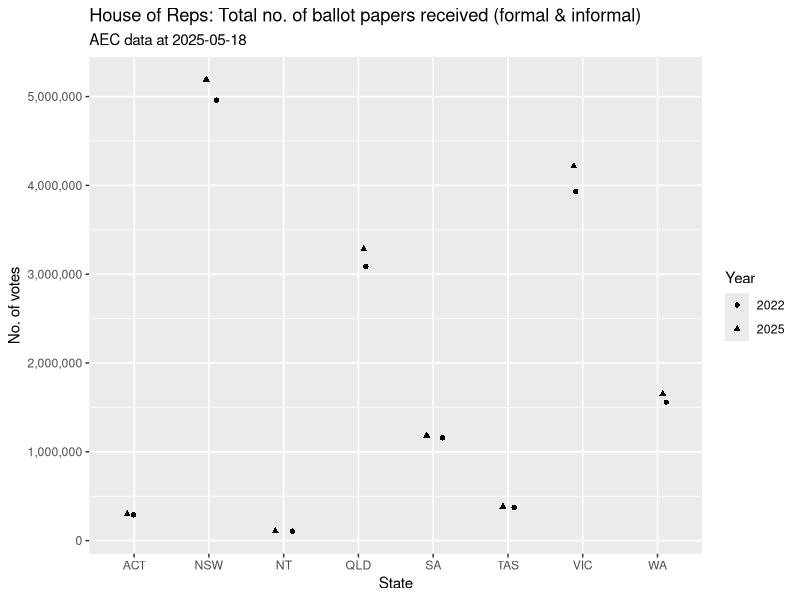
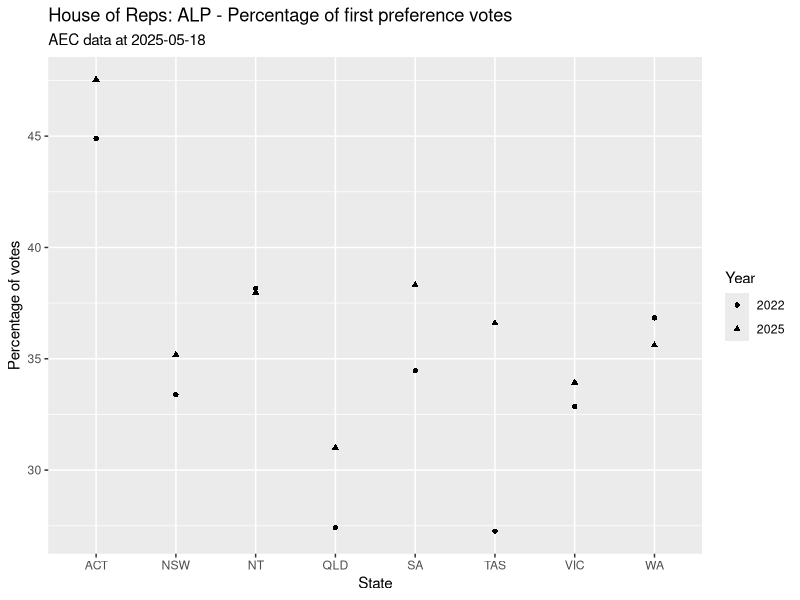
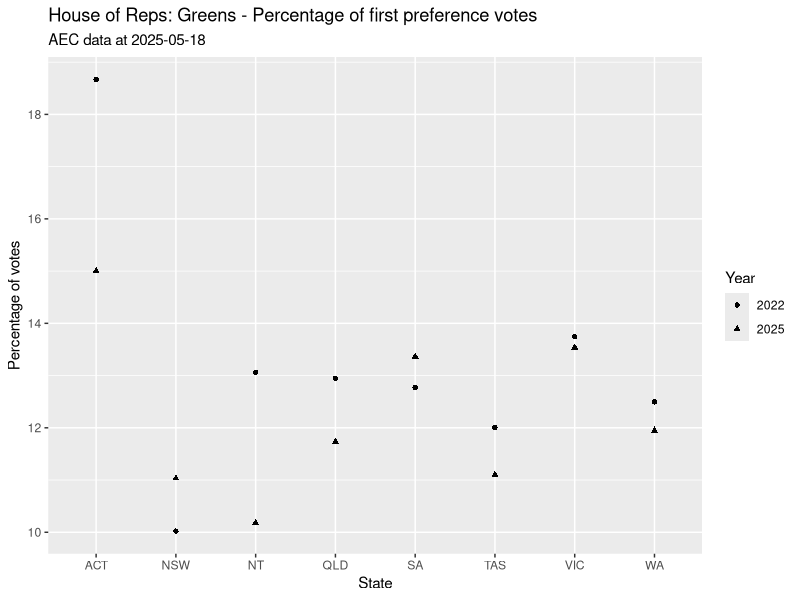
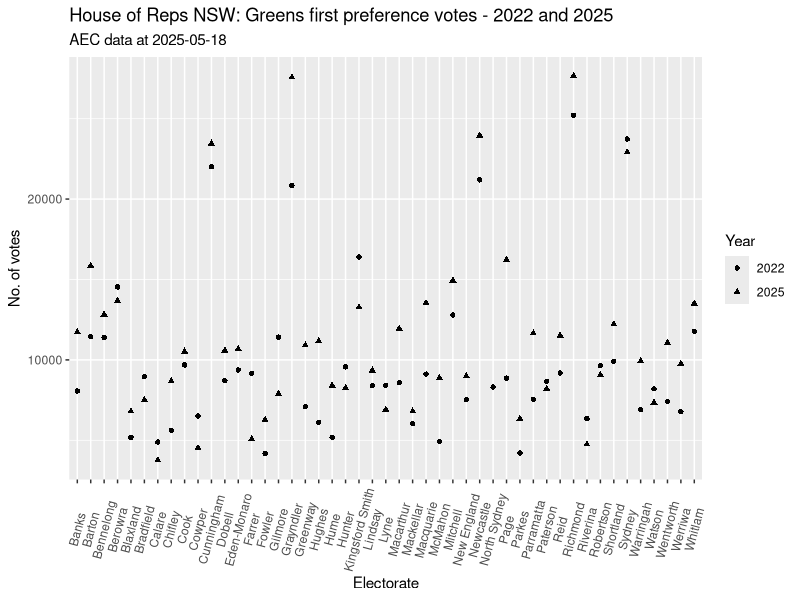
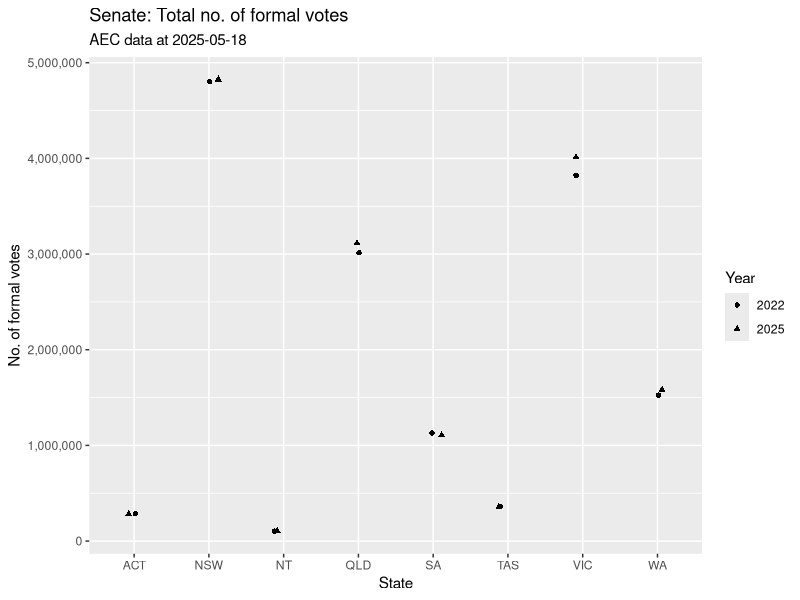
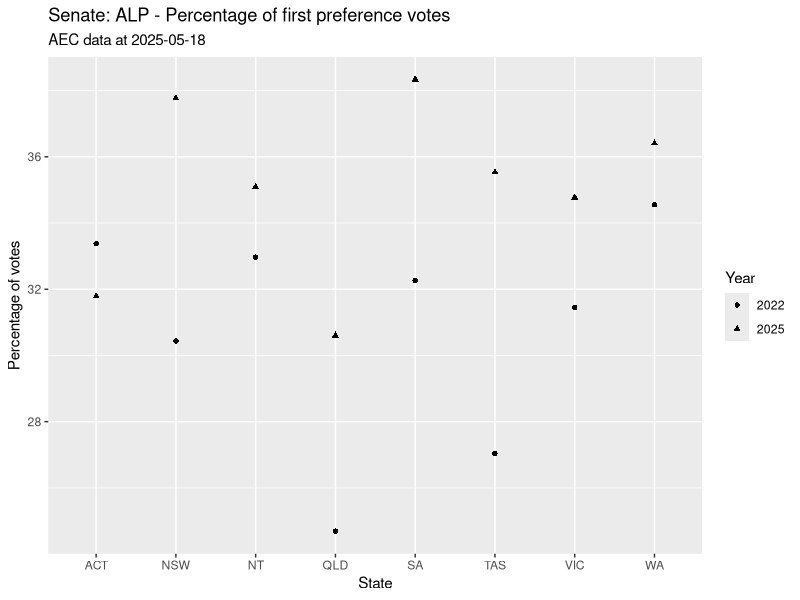
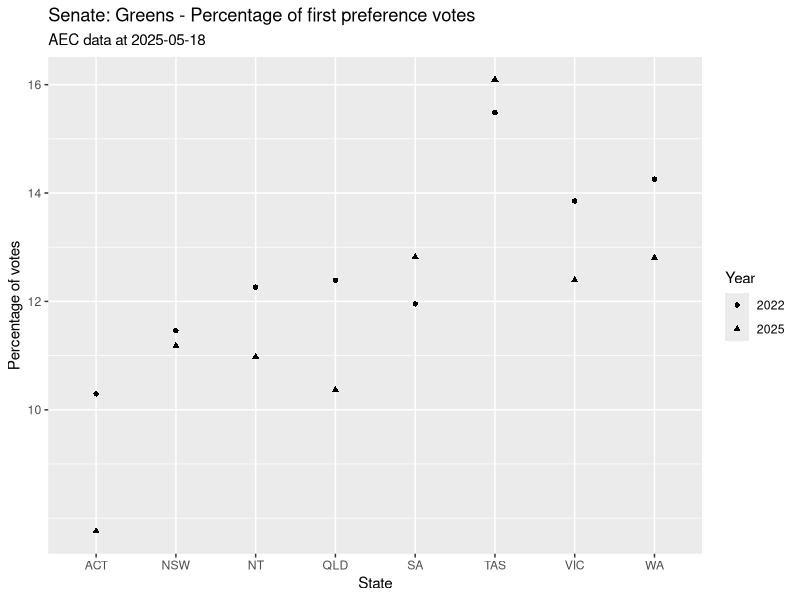
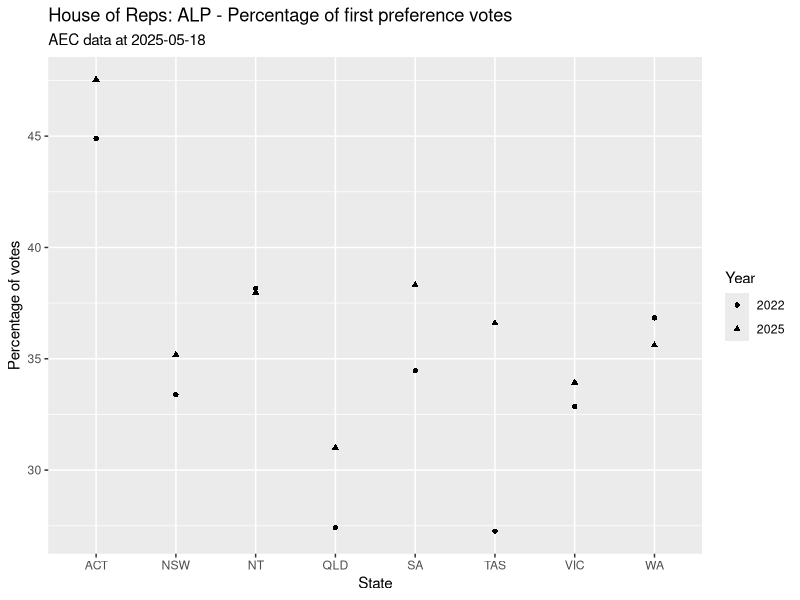

The R source for these figures, in order:
## ---- chunk 1

knitr::opts_chunk$set(echo = F)

## ---- chunk 2

library(tidyverse)
library(scales)  ## For number format on plot axes
library(kableExtra)

## ---- chunk 3

## Load data

hvotes2022 <- read_csv("../data/House1stPrefsByCandidateByVoteType2022-27966-20250517.csv", skip = 1, show_col_types = FALSE)

hvotes2025 <- read_csv("../data/House1stPrefsByCandidateByVoteType2025-31496-20250517.csv", skip = 1, show_col_types = FALSE)

## ---- chunk 4

h_state_informal_22 <- 
  hvotes2022 %>%
  filter(Surname == "Informal") %>%
  group_by(StateAb) %>%
  summarise(state_informal = sum(TotalVotes))

h_state_informal_22 %>%
  kbl() %>%
  kable_styling(full_width = F)

## ---- chunk 5

## Remove "message = F" to see what full_join is using to make the join.

h_state_votes_22 <- 
  hvotes2022 %>%
  group_by(StateAb) %>%
  summarise(state_votes = sum(TotalVotes)) %>%
  mutate(Year = "2022")

h_state_votes_22 <- 
  full_join(h_state_votes_22, h_state_informal_22) %>%
  #full_join(state_votes_22, state_informal_22), by = join_by(StateAb)) %>%
  mutate(state_formal = state_votes - state_informal)


N_hvotes_22 <- 
  h_state_votes_22 %>%
  summarise(sum(state_votes))

## ---- chunk 6

h_state_informal_25 <- 
  hvotes2025 %>%
  filter(Surname == "Informal") %>%
  group_by(StateAb) %>%
  summarise(state_informal = sum(TotalVotes))

h_state_informal_25 %>%
  kbl() %>%
  kable_styling(full_width = F)

## ---- chunk 7

h_state_votes_25 <- 
  hvotes2025 %>%
  group_by(StateAb) %>%
  summarise(state_votes = sum(TotalVotes)) %>%
  mutate(Year = "2025")

h_state_votes_25 <- 
  full_join(h_state_votes_25, h_state_informal_25) %>%
  mutate(state_formal = state_votes - state_informal)

N_hvotes_25 <- 
  h_state_votes_25 %>%
  summarise(sum(state_votes))

## ---- chunk 8

h_diff_N <- number(as.numeric(N_hvotes_25 - N_hvotes_22), big.mark = ",")


##diff_N

## ---- chunk 9

party_nm <- 
  hvotes2022 %>%
  distinct(PartyNm)
  
#party_nm

## ---- chunk 10

h_state_votes_2225 <-
  bind_rows(h_state_votes_22, h_state_votes_25) %>%
  select(StateAb, Year, state_votes, state_informal, state_formal) %>%
  arrange(StateAb, Year)

h_state_votes_2225 %>%
  mutate(across(state_votes:state_formal, ~ number(.x, big.mark = ","))) %>%
  kable(booktabs = T, col.names = names(h_state_votes_2225), 
        align = "lcrrr") %>%
  row_spec(c(3, 4, 7, 8, 11, 12, 15, 16), background = "#eeeeee") %>%
  kable_styling(full_width = F)


## ---- chunk 11

ggplot(h_state_votes_2225, aes(x = StateAb, y = state_votes, 
                               shape = factor(Year))) +
  #geom_point() +
  geom_jitter(width = 0.133) +
  scale_y_continuous(labels = label_comma()) +
  guides(shape = guide_legend(title = "Year")) +
  labs(title = "House of Reps: Total no. of ballot papers received (formal & informal)", 
       subtitle = "AEC data at 2025-05-18", 
       x = "State", y = "No. of votes") 
         
## ---- chunk 12

h_alp_n_22 <-
  hvotes2022 %>%
  filter(PartyAb == "ALP") %>%
  group_by(StateAb) %>%
  summarise(alp_votes = sum(TotalVotes)) %>%
  mutate(Year = "2022")

h_alp_n_22 <- full_join(h_alp_n_22, h_state_votes_22)

## Note full_join uses: Joining with `by = join_by(StateAb, Year)` 

h_alp_n_25 <-
  hvotes2025 %>%
  filter(PartyAb == "ALP") %>%
  group_by(StateAb) %>%
  summarise(alp_votes = sum(TotalVotes)) %>%
  mutate(Year = "2025")

h_alp_n_25 <- full_join(h_alp_n_25, h_state_votes_25)

h_alp_n_2225 <-
  bind_rows(h_alp_n_22, h_alp_n_25)


## ---- chunk 13

h_alp_pc_2225 <- 
  full_join(h_alp_n_2225, h_state_votes_2225) %>%
  mutate(alp_pc = alp_votes / state_formal * 100) %>%
  select(StateAb, Year, state_votes, state_informal, state_formal,
         alp_votes, alp_pc) %>%
  arrange(StateAb, Year)

## "select" must go into code above so columns are in right order 
##   for section below

## Format the data to display a nice table

h_alp_pc_2225 %>%
  mutate(across(state_votes:alp_votes, ~ number(.x, big.mark = ","))) %>%
  mutate(across("alp_pc", ~ round(.x, 1))) %>%
  kable(booktabs = T, col.names = names(h_alp_pc_2225), 
        align = "lcrrrrr") %>%
  row_spec(c(3, 4, 7, 8, 11, 12, 15, 16), background = "#eeeeee") %>%
  kable_styling(full_width = F)
         

## ---- chunk 14

## Display plot

ggplot(h_alp_pc_2225, aes(x = StateAb, y = alp_pc, 
                          shape = factor(Year))) +
  geom_point() +
  guides(shape = guide_legend(title = "Year")) +
  labs(title = "House of Reps: ALP - Percentage of first preference votes", 
       subtitle = "AEC data at 2025-05-18", 
       x = "State", y = "Percentage of votes")


## Save plot

ggsave(file = "../figs/house_alp_first_pref.pdf", dev = "pdf")

## ---- chunk 15

## Check party names in 2022 and 2025

hvotes2022 %>%
  select(PartyAb:PartyNm) %>%
  distinct(PartyAb, PartyNm, .keep_all = T) %>%
  write_csv(., file = "party_names_22.csv")

hvotes2025 %>%
  select(PartyAb:PartyNm) %>%
  distinct(PartyAb, PartyNm, .keep_all = T) %>%
  write_csv(., file = "party_names_25.csv")

## ---- chunk 16

hvotes2022 %>%
  filter(PartyNm == "A.L.P.")

## ---- chunk 17

h_grn_n_22 <-
  hvotes2022 %>%
  filter(PartyAb == "GRN") %>%
  group_by(StateAb) %>%
  summarise(grn_votes = sum(TotalVotes)) %>%
  mutate(Year = "2022")

h_grn_n_22 <-
  full_join(h_grn_n_22, h_state_votes_22) %>%
  write_csv(., file = "h_grn_n_22.csv")


h_grn_n_25 <-
  hvotes2025 %>%
  filter(PartyAb == "GRN") %>%
  group_by(StateAb) %>%
  summarise(grn_votes = sum(TotalVotes)) %>%
  mutate(Year = "2025")

h_grn_n_25 <-
  full_join(h_grn_n_25, h_state_votes_25) %>%
  write_csv(., file = "h_grn_n_25.csv")


h_grn_n_2225 <-
  bind_rows(h_grn_n_22, h_grn_n_25)

## ---- chunk 18

h_grn_pc_2225 <- 
  full_join(h_grn_n_2225, h_state_votes_2225) %>%
  mutate(grn_pc = grn_votes / state_formal * 100) %>%
  select(StateAb, Year, state_votes, state_informal, state_formal,
         grn_votes, grn_pc) %>%
  arrange(StateAb, Year)

## "select" must go into code above so columns are in right order 
##   for section below

## Format the data to display a nice table

h_grn_pc_2225 %>%
  mutate(across(state_votes:grn_votes, ~ number(.x, big.mark = ","))) %>%
  mutate(across("grn_pc", ~ round(.x, 1))) %>%
  kable(booktabs = T, col.names = names(h_grn_pc_2225), 
        align = "lcrrrrr") %>%
  row_spec(c(3, 4, 7, 8, 11, 12, 15, 16), background = "#eeeeee") %>%
  kable_styling(full_width = F)
         

## ---- chunk 19

ggplot(h_grn_pc_2225, aes(x = StateAb, y = grn_pc, 
                          shape = factor(Year))) +
  geom_point() +
  scale_y_continuous(breaks = seq(10, 20, 2)) +
  guides(shape = guide_legend(title = "Year")) +
  labs(title = "House of Reps: Greens - Percentage of first preference votes", 
       subtitle = "AEC data at 2025-05-18",
       x = "State", y = "Percentage of votes")

## Save plot

ggsave(file = "../figs/house_grn_first_pref.pdf", dev = "pdf")


## ---- chunk 20

grn_n_div_2022 <-
  hvotes2022 %>%
  filter(StateAb == "NSW") %>%
  filter(PartyAb == "GRN") %>%
  select(StateAb, PartyAb, DivisionNm, TotalVotes) %>%
  mutate(Year = "2022") %>%
  write_csv(., file = "grn_n_div_2022.csv")

## ---- chunk 21

grn_n_div_2025 <-
  hvotes2025 %>%
  filter(StateAb == "NSW") %>%
  filter(PartyAb == "GRN") %>%
  select(StateAb, PartyAb, DivisionNm, TotalVotes) %>%
  mutate(Year = "2025") %>%
  write_csv(., file = "grn_n_div_2025.csv")

## ---- chunk 22

grn_n_div_2225 <- bind_rows(grn_n_div_2022, grn_n_div_2025) %>%
  write_csv(., file = "grn_n_div_2225.csv")

## ---- chunk 23

ggplot(grn_n_div_2225, aes(x = DivisionNm, y = TotalVotes,
                           shape = factor(Year))) +
  geom_point() +
  guides(shape = guide_legend(title = "Year")) +
  labs(title = "House of Reps NSW: Greens first preference votes - 2022 and 2025",
       subtitle = "AEC data at 2025-05-18",
       x = "Electorate", y = "No. of votes") +
  theme(axis.text.x = element_text(angle = 75, vjust = 0.5))

## Save plot

ggsave(file = "../figs/house_grn_first_pref_electorates.pdf", dev = "pdf")

## ---- chunk 24

## Load data

svotes2022 <- read_csv("../data/Senate1stPrefsByStateByGroupByVoteType2022-27966-20250518.csv", skip = 1, show_col_types = FALSE)

svotes2025 <- read_csv("../data/Senate1stPrefsByStateByGroupByVoteType2025-31496-20250518.csv", skip = 1, show_col_types = FALSE)

## ---- chunk 25

## Remove "message = F" to see what full_join is using to make the join.

s_state_votes_22 <- 
  svotes2022 %>%
  group_by(StateAb) %>%
  summarise(state_votes = sum(TotalVotes)) %>%
  mutate(Year = "2022")

#s_state_votes_22 <- 
#  full_join(s_state_votes_22, s_state_informal_22) %>%
  ##full_join(state_votes_22, state_informal_22), by = join_by(StateAb)) %>%
#  mutate(state_formal = state_votes - state_informal)
#  mutate(state_formal = state_votes)

s_state_votes_22$state_formal <- s_state_votes_22$state_votes
  
N_svotes_22 <- 
  s_state_votes_22 %>%
  summarise(sum(state_votes))

## ---- chunk 26

s_state_votes_25 <- 
  svotes2025 %>%
  group_by(StateAb) %>%
  summarise(state_votes = sum(TotalVotes)) %>%
  mutate(Year = "2025")

#s_state_votes_25 <- 
#  full_join(s_state_votes_25, s_state_informal_25) %>%
#  mutate(state_formal = state_votes - state_informal)

s_state_votes_25$state_formal <- s_state_votes_25$state_votes

N_svotes_25 <- 
  s_state_votes_25 %>%
  summarise(sum(state_votes))

## ---- chunk 27

s_diff_N <- number(as.numeric(N_svotes_25 - N_svotes_22), big.mark = ",")

##s_diff_N

## ---- chunk 28

party_nm <- 
  svotes2022 %>%
  distinct(GroupNm)
  
#party_nm

## ---- chunk 29

s_state_votes_2225 <-
  bind_rows(s_state_votes_22, s_state_votes_25) %>%
  select(StateAb, Year, state_votes,
         #state_informal,
         state_formal) %>%
  arrange(StateAb, Year)

s_state_votes_2225 %>%
  mutate(across(state_votes:state_formal, ~ number(.x, big.mark = ","))) %>%
  kable(booktabs = T, col.names = names(s_state_votes_2225), 
        align = "lcrrr") %>%
  row_spec(c(3, 4, 7, 8, 11, 12, 15, 16), background = "#eeeeee") %>%
  kable_styling(full_width = F)


## ---- chunk 30

ggplot(s_state_votes_2225, aes(x = StateAb, y = state_votes, 
                               shape = factor(Year))) +
  #geom_point() +
  geom_jitter(width = 0.133) +
  scale_y_continuous(labels = label_comma()) +
  guides(shape = guide_legend(title = "Year")) +
  labs(title = "Senate: Total no. of formal votes", 
       subtitle = "AEC data at 2025-05-18",
       x = "State", y = "No. of formal votes")
         
## ---- chunk 31

s_alp_n_22 <-
  svotes2022 %>%
  filter(GroupAb == "ALP") %>%
  group_by(StateAb) %>%
  summarise(alp_votes = sum(TotalVotes)) %>%
  mutate(Year = "2022")

s_alp_n_22 <- full_join(s_alp_n_22, s_state_votes_22)

## Note full_join uses: Joining with `by = join_by(StateAb, Year)` 

s_alp_n_25 <-
  svotes2025 %>%
  filter(GroupAb == "ALP") %>%
  group_by(StateAb) %>%
  summarise(alp_votes = sum(TotalVotes)) %>%
  mutate(Year = "2025")

s_alp_n_25 <- full_join(s_alp_n_25, s_state_votes_25)

s_alp_n_2225 <-
  bind_rows(s_alp_n_22, s_alp_n_25)


## ---- chunk 32

s_alp_pc_2225 <- 
  full_join(s_alp_n_2225, s_state_votes_2225) %>%
  mutate(alp_pc = alp_votes / state_formal * 100) %>%
  select(StateAb, Year, state_votes,
         #state_informal,
         state_formal,
         alp_votes, alp_pc) %>%
  arrange(StateAb, Year)

## "select" must go into code above so columns are in right order 
##   for section below

## Format the data to display a nice table

s_alp_pc_2225 %>%
  mutate(across(state_votes:alp_votes, ~ number(.x, big.mark = ","))) %>%
  mutate(across("alp_pc", ~ round(.x, 1))) %>%
  kable(booktabs = T, col.names = names(s_alp_pc_2225), 
        align = "lcrrrrr") %>%
  row_spec(c(3, 4, 7, 8, 11, 12, 15, 16), background = "#eeeeee") %>%
  kable_styling(full_width = F)
         

## ---- chunk 33

ggplot(s_alp_pc_2225, aes(x = StateAb, y = alp_pc, 
                          shape = factor(Year))) +
  geom_point() +
  guides(shape = guide_legend(title = "Year")) +
  labs(title = "Senate: ALP - Percentage of first preference votes", 
       subtitle = "AEC data at 2025-05-18",
       x = "State", y = "Percentage of votes")

## Save plot

ggsave(file = "../figs/senate_alp_first_pref.pdf", dev = "pdf")

## ---- chunk 34

## Check party names in 2022 and 2025

svotes2022 %>%
  select(GroupAb:GroupNm) %>%
  distinct(GroupAb, GroupNm, .keep_all = T) %>%
  write_csv(., file = "party_names_22.csv")

svotes2025 %>%
  select(GroupAb:GroupNm) %>%
  distinct(GroupAb, GroupNm, .keep_all = T) %>%
  write_csv(., file = "party_names_25.csv")

## ---- chunk 35

svotes2022 %>%
  filter(GroupNm == "A.L.P.")

## ---- chunk 36

s_grn_n_22 <-
  svotes2022 %>%
  filter(GroupAb == "GRN") %>%
  group_by(StateAb) %>%
  summarise(grn_votes = sum(TotalVotes)) %>%
  mutate(Year = "2022")

s_grn_n_22 <-
  full_join(s_grn_n_22, s_state_votes_22) %>%
  write_csv(., file = "s_grn_n_22.csv")


s_grn_n_25 <-
  svotes2025 %>%
  filter(GroupAb == "GRN") %>%
  group_by(StateAb) %>%
  summarise(grn_votes = sum(TotalVotes)) %>%
  mutate(Year = "2025")

s_grn_n_25 <-
  full_join(s_grn_n_25, s_state_votes_25) %>%
  write_csv(., file = "s_grn_n_25.csv")


s_grn_n_2225 <-
  bind_rows(s_grn_n_22, s_grn_n_25)

## ---- chunk 37

s_grn_pc_2225 <- 
  full_join(s_grn_n_2225, s_state_votes_2225) %>%
  mutate(grn_pc = grn_votes / state_formal * 100) %>%
  select(StateAb, Year, state_votes,
         #state_informal,
         state_formal,
         grn_votes, grn_pc) %>%
  arrange(StateAb, Year)

## "select" must go into code above so columns are in right order 
##   for section below

## Format the data to display a nice table

s_grn_pc_2225 %>%
  mutate(across(state_votes:grn_votes, ~ number(.x, big.mark = ","))) %>%
  mutate(across("grn_pc", ~ round(.x, 1))) %>%
  kable(booktabs = T, col.names = names(s_grn_pc_2225), 
        align = "lcrrrrr") %>%
  row_spec(c(3, 4, 7, 8, 11, 12, 15, 16), background = "#eeeeee") %>%
  kable_styling(full_width = F)
         

## ---- chunk 38

ggplot(s_grn_pc_2225, aes(x = StateAb, y = grn_pc, 
                          shape = factor(Year))) +
  geom_point() +
  scale_y_continuous(breaks = seq(10, 20, 2)) +
  guides(shape = guide_legend(title = "Year")) +
  labs(title = "Senate: Greens - Percentage of first preference votes", 
       subtitle = "AEC data at 2025-05-18", 
       x = "State", y = "Percentage of votes")

## Save plot

ggsave(file = "../figs/senate_grn_first_pref.pdf", dev = "pdf")
